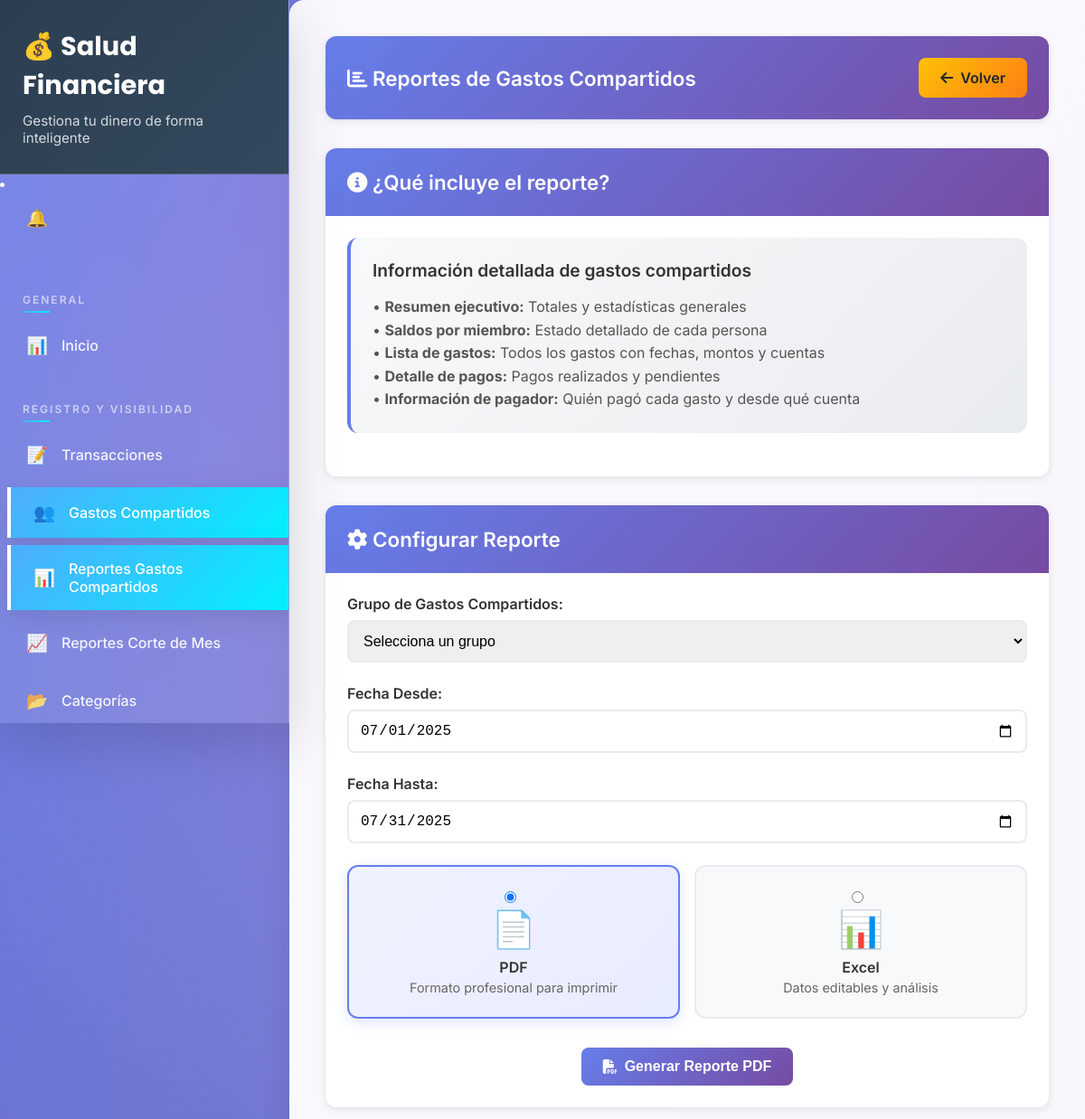
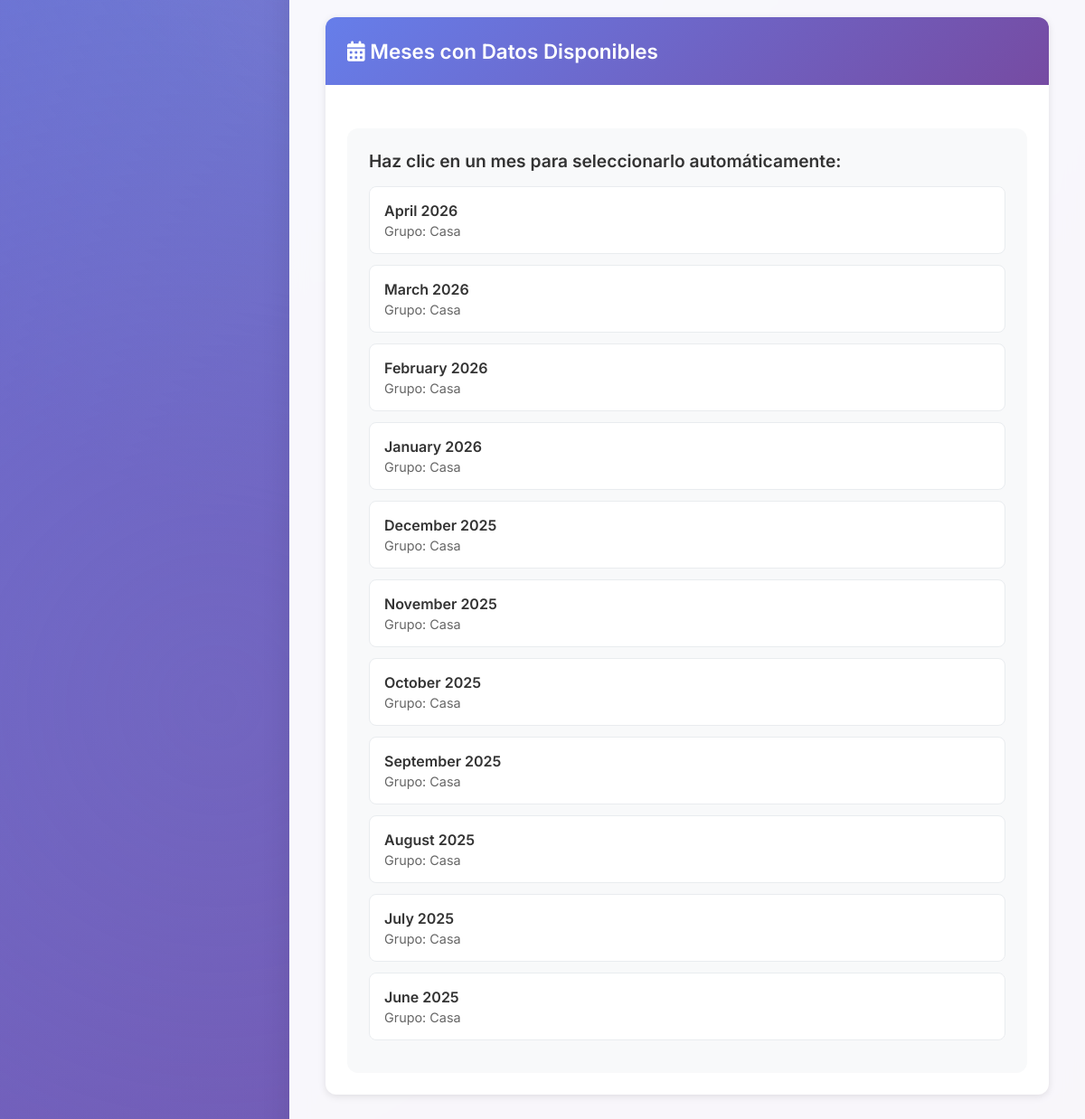
/finanzas/reportes/gastos-compartidos/ (signed in), run on the app's committed database (2 pictures, top to bottom).
### finanzas/models.py (models this page shows, shortened)
class GrupoGastosCompartidos(models.Model):
    nombre = models.CharField(max_length=100)
    descripcion = models.TextField(blank=True, null=True)
    icono = models.CharField(max_length=50, default='🏠')
    color = models.CharField(max_length=7, default='#3498db')
    miembros = models.ManyToManyField(User, related_name='grupos_gastos_compartidos')
    creador = models.ForeignKey(User, on_delete=models.CASCADE, related_name='grupos_creados')
    activo = models.BooleanField(default=True)
    fecha_creacion = models.DateTimeField(auto_now_add=True)
    fecha_modificacion = models.DateTimeField(auto_now=True)
    class Meta:
        ordering = ['nombre']

### finanzas/views.py (the view)
# urls.py: path('reportes/gastos-compartidos/', views.reportes_gastos_compartidos, name='reportes_gastos_compartidos'),
@login_required
def reportes_gastos_compartidos(request):
    grupos = GrupoGastosCompartidos.objects.filter(miembros=request.user, activo=True).order_by('nombre')
    meses_disponibles = []
    for grupo in grupos:
        gastos_grupo = GastoCompartido.objects.filter(grupo=grupo, activo=True).dates('fecha', 'month')
        for fecha in gastos_grupo:
            mes_info = {
                'año': fecha.year,
                'mes': fecha.month,
                'nombre': fecha.strftime('%B %Y'),
                'grupo_id': grupo.id,
                'grupo_nombre': grupo.nombre
            }
            if mes_info not in meses_disponibles:
                meses_disponibles.append(mes_info)
    meses_disponibles.sort(key=lambda x: (x['año'], x['mes']), reverse=True)
    context = {
        'grupos': grupos,
        'meses_disponibles': meses_disponibles,
        'titulo': 'Reportes de Gastos Compartidos'
    }
    return render(request, 'reportes/reportes_gastos_compartidos.html', context)

### finanzas/context_processors.py (called while the page is built)
def notificaciones_no_leidas(request):
    if request.user.is_authenticated:
        count = Notificacion.objects.filter(usuario=request.user, leida=False).count()
        return {'notificaciones_no_leidas_count': count}
    return {'notificaciones_no_leidas_count': 0}

### finanzas/templates/reportes/reportes_gastos_compartidos.html (shortened to what this page needs)
{% extends 'base/base.html' %}
{% load static %}
{% block extra_head %}
    <link rel="stylesheet" href="{% static 'css/gastos_compartidos.css' %}">
{% endblock %}
{% block content %}
<div class="container-fluid">
    <div class="dashboard-section">
        <div class="section-header">
            <h2><i class="fas fa-chart-bar"></i> Reportes de Gastos Compartidos</h2>
            <div>
                <a href="{% url 'dashboard_gastos_compartidos' %}" class="btn-action btn-warning">
                    <i class="fas fa-arrow-left"></i> Volver
                </a>
            </div>
        </div>
    </div>
    <div class="dashboard-section">
        <div class="section-header">
            <h2><i class="fas fa-info-circle"></i> ¿Qué incluye el reporte?</h2>
        </div>
        <div class="section-content">
            <div class="info-box">
                <div class="info-title">Información detallada de gastos compartidos</div>
                <div class="info-text">
                    • <strong>Resumen ejecutivo:</strong> Totales y estadísticas generales<br>
                    • <strong>Saldos por miembro:</strong> Estado detallado de cada persona<br>
                    • <strong>Lista de gastos:</strong> Todos los gastos con fechas, montos y cuentas<br>
                    • <strong>Detalle de pagos:</strong> Pagos realizados y pendientes<br>
                    • <strong>Información de pagador:</strong> Quién pagó cada gasto y desde qué cuenta
                </div>
            </div>
        </div>
    </div>
    <div class="dashboard-section">
        <div class="section-header">
            <h2><i class="fas fa-cog"></i> Configurar Reporte</h2>
        </div>
        <div class="section-content">
            <form method="post" action="{% url 'generar_reporte_gastos_compartidos' %}" id="reporteForm">
                <div class="form-group">
                    <label for="grupo">Grupo de Gastos Compartidos:</label>
                    <select name="grupo" id="grupo" class="form-control" required>
                        <option value="">Selecciona un grupo</option>
                    </select>
                </div>
                <div class="form-group">
                    <label for="fecha_desde">Fecha Desde:</label>
                    <input type="date" name="fecha_desde" id="fecha_desde" class="form-control" required>
                </div>
                <div class="form-group">
                    <label for="fecha_hasta">Fecha Hasta:</label>
                    <input type="date" name="fecha_hasta" id="fecha_hasta" class="form-control" required>
                </div>
                <div class="formato-selector">
                    <div class="formato-option" onclick="selectFormato('pdf')">
                        <input type="radio" name="formato" value="pdf" id="pdf" checked>
                        <div class="formato-icon">📄</div>
                        <div class="formato-title">PDF</div>
                        <div class="formato-description">Formato profesional para imprimir</div>
                    </div>
                    <div class="formato-option" onclick="selectFormato('excel')">
                        <input type="radio" name="formato" value="excel" id="excel">
                        <div class="formato-icon">📊</div>
                        <div class="formato-title">Excel</div>
                        <div class="formato-description">Datos editables y análisis</div>
                    </div>
                </div>
                <div style="text-align: center; margin-top: 2rem;">
                    <button type="submit" class="btn-action btn-primary" id="btnGenerar">
                    </button>
                </div>
            </form>
        </div>
    </div>
    {% if meses_disponibles %}
    <div class="dashboard-section">
        <div class="section-header">
            <h2><i class="fas fa-calendar-alt"></i> Meses con Datos Disponibles</h2>
        </div>
        <div class="section-content">
            <div class="meses-disponibles">
                <div class="meses-title">Haz clic en un mes para seleccionarlo automáticamente:</div>
                {% for mes in meses_disponibles %}
                <div class="mes-item" onclick="seleccionarMes('{{ mes.año }}-{{ mes.mes|stringformat:'02d' }}-01', '{{ mes.año }}-{{ mes.mes|stringformat:'02d' }}-28', {{ mes.grupo_id }})">
                    <div class="mes-nombre">{{ mes.nombre }}</div>
                    <div class="mes-grupo">Grupo: {{ mes.grupo_nombre }}</div>
                </div>
                {% endfor %}
            </div>
        </div>
    </div>
    {% endif %}
</div>
{% endblock %}

### finanzas/static/css/gastos_compartidos.css (style rules this page uses)
.form-group { margin-bottom: 20px; }
.form-group label { display: block; margin-bottom: 8px; font-weight: 600; color: #2c3e50; }
.form-control { width: 100%; padding: 12px; border: 2px solid #ddd; border-radius: 8px; font-size: 14px; transition: border-color 0.3s ease; box-sizing: border-box; }
.btn-primary, .btn-secondary, .btn-danger, .btn-warning { padding: 12px 25px; border-radius: 25px; text-decoration: none; font-size: 1rem; font-weight: 500; transition: all 0.3s ease; border: none; cursor: pointer; }
.btn-primary { background: #3498db; color: white; }
.btn-warning { background: #f39c12; color: white; }

### finanzas/templates/reportes/reportes_gastos_compartidos.html (style rules this page uses)
.dashboard-section { background: #fff; border-radius: 12px; box-shadow: 0 2px 8px rgba(0,0,0,0.1); margin-bottom: 2rem; overflow: hidden; }
.section-header { background: linear-gradient(135deg, #667eea 0%, #764ba2 100%); color: white; padding: 1.5rem; display: flex; justify-content: space-between; align-items: center; }
.section-header h2 { margin: 0; font-size: 1.4rem; font-weight: 600; }
.section-content { padding: 1.5rem; }
.form-group { margin-bottom: 1.5rem; }
.form-group label { display: block; margin-bottom: 0.5rem; font-weight: 600; color: #333; }
.form-control { width: 100%; padding: 0.75rem; border: 2px solid #e9ecef; border-radius: 8px; font-size: 1rem; transition: all 0.3s ease; }
.btn-action { padding: 0.75rem 1.5rem; border: none; border-radius: 8px; font-size: 1rem; font-weight: 600; cursor: pointer; transition: all 0.3s ease; text-decoration: none; display: inline-flex; align-items: center; gap: 0.5rem; }
.btn-primary { background: linear-gradient(135deg, #667eea 0%, #764ba2 100%); color: white; }
.btn-warning { background: linear-gradient(135deg, #ffc107 0%, #fd7e14 100%); color: #212529; }
.formato-selector { display: grid; grid-template-columns: repeat(auto-fit, minmax(200px, 1fr)); gap: 1rem; margin: 1.5rem 0; }
.formato-option { background: #f8f9fa; border: 2px solid #e9ecef; border-radius: 12px; padding: 1.5rem; text-align: center; cursor: pointer; transition: all 0.3s ease; position: relative; }
.formato-option.selected { border-color: #667eea; background: linear-gradient(135deg, #f0f2ff 0%, #e8ecff 100%); box-shadow: 0 4px 15px rgba(102, 126, 234, 0.2); }
.formato-option input[type="radio"] { margin-right: 0.5rem; }
.formato-icon { font-size: 2.5rem; margin-bottom: 0.5rem; }
.formato-title { font-weight: 600; color: #333; margin-bottom: 0.25rem; }
.formato-description { color: #666; font-size: 0.9rem; }
.info-box { background: linear-gradient(135deg, #f8f9fa 0%, #e9ecef 100%); border-radius: 12px; padding: 1.5rem; margin-bottom: 1.5rem; border-left: 4px solid #667eea; }
.info-title { font-size: 1.2rem; font-weight: 600; color: #333; margin-bottom: 1rem; }
.info-text { color: #555; line-height: 1.6; }
.meses-disponibles { background: #f8f9fa; border-radius: 12px; padding: 1.5rem; margin-top: 1.5rem; }
.meses-title { font-size: 1.2rem; font-weight: 600; color: #333; margin-bottom: 1rem; }
.mes-item { background: white; border: 1px solid #e9ecef; border-radius: 8px; padding: 1rem; margin-bottom: 0.75rem; cursor: pointer; transition: all 0.3s ease; }
.mes-nombre { font-weight: 600; color: #333; margin-bottom: 0.25rem; }
.mes-grupo { color: #666; font-size: 0.9rem; }

### data on the page
GrupoGastosCompartidos: grupo_nombre "Casa" "Casa" "Casa" "Casa" "Casa" "Casa" "Casa" "Casa" "Casa" "Casa" "Casa"

### other printed values
{{ mes.nombre }} "April 2026" "March 2026" "February 2026" "January 2026" "December 2025" "November 2025" "October 2025" "September 2025" "August 2025" "July 2025" "June 2025"
